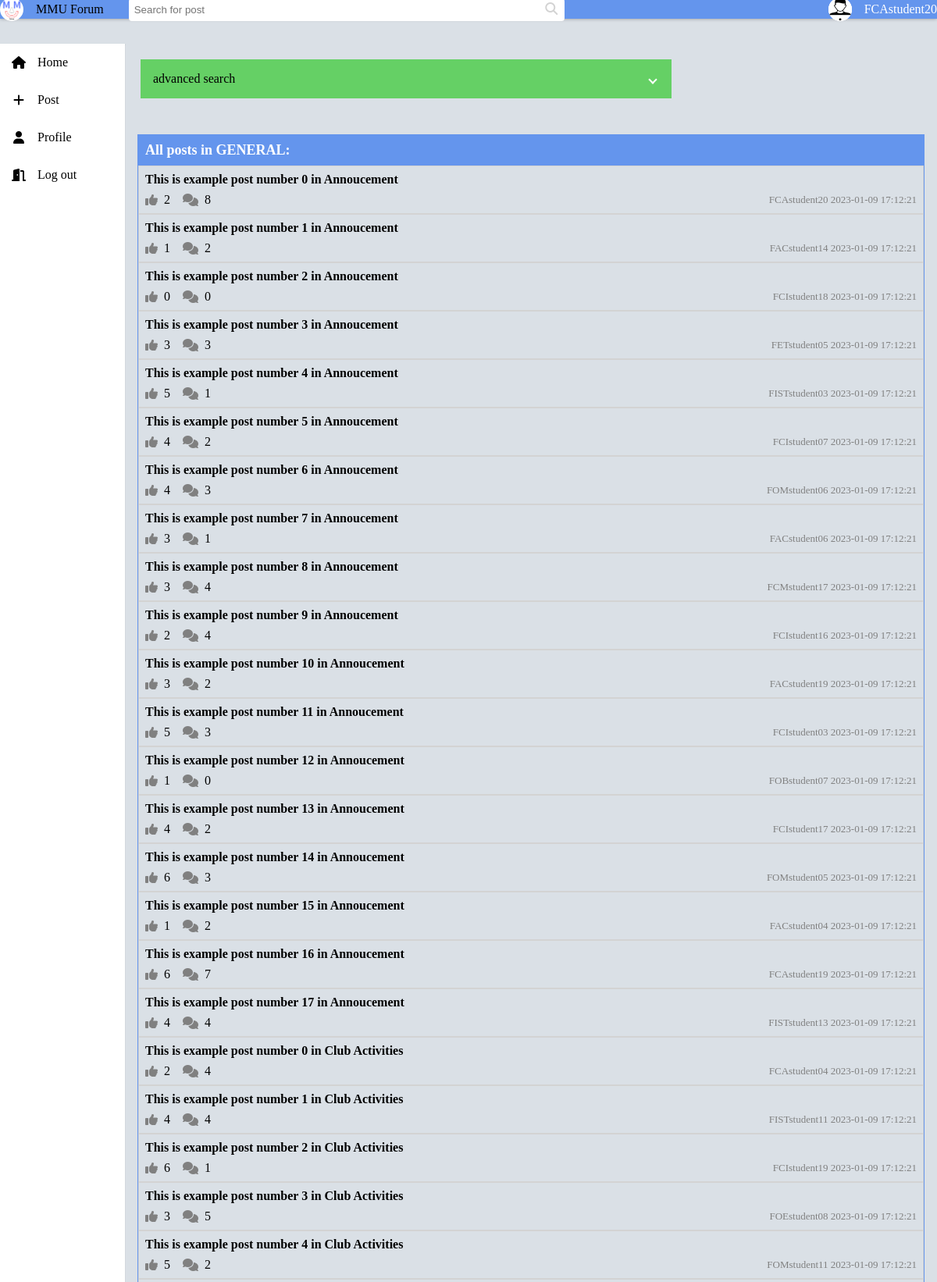
/post-list.php?id=1&type=category (signed in, upper part), run on the app's committed database.
### tables this page shows
CREATE TABLE `user` (
  `user_id` int(6) UNSIGNED NOT NULL,
  `username` varchar(255) NOT NULL,
  `email` varchar(255) NOT NULL,
  `user_pass` varchar(255) NOT NULL,
  `profile_pic_name` varchar(255) DEFAULT 'default.png',
  `number_of_posts` int(6) UNSIGNED DEFAULT 0,
  `number_of_comments` int(6) UNSIGNED DEFAULT 0
);

CREATE TABLE `category` (
  `category_id` int(6) UNSIGNED NOT NULL,
  `category_name` varchar(255) NOT NULL
);

CREATE TABLE `post` (
  `post_id` int(6) UNSIGNED NOT NULL,
  `author_id` int(6) UNSIGNED NOT NULL,
  `subcategory_id` int(6) UNSIGNED NOT NULL,
  `post_name` varchar(255) NOT NULL,
  `post_description` text NOT NULL,
  `image_name` varchar(255) DEFAULT NULL,
  `created_at` timestamp NOT NULL DEFAULT current_timestamp(),
  `modified_at` timestamp NOT NULL DEFAULT current_timestamp() ON UPDATE current_timestamp(),
  `number_of_comments` int(6) NOT NULL DEFAULT 0,
  `number_of_likes` int(6) NOT NULL DEFAULT 0
);

### includes/session.php (called while the page is built, shortened)
<?php
	include 'includes/conn.php';
	if(isset($_SESSION['user'])) {
		try{
			$stmt = $conn->prepare("SELECT * FROM user WHERE user_id= ?");
			$stmt->bind_param("i", $_SESSION['user']);
			$stmt->execute();
			$user = $stmt->get_result()->fetch_assoc();
		}
		catch(PDOException $e){
			echo "There is some problem in connection: " . $e->getMessage();
		}
	}
?>

### post-list.php (the view, shortened to what this page needs)
<!DOCTYPE html>
<html>
    <?php
        include 'includes/session.php';
        $errors = array();
        $posts = array();
        if(isset($_GET['type'])) {
            $type = $_GET['type'];
        } else {
            $type = null;
        }
        if(isset($_GET['id']) && ($type == 'category' || $type == 'subcategory')) {
            $id = $_GET['id'];
            if($_GET['type'] == 'category') {
                $query_to_get_name = "SELECT category_name FROM category WHERE category_id = ". $id . "";;
                $query_to_get_post_list = "SELECT `post_id`, `author_id`, `post_name`, `created_at`,
                            `number_of_comments`, `number_of_likes` FROM post
                            WHERE subcategory_id IN (SELECT `subcategory_id` FROM subcategory WHERE category_id = ". $id.");";
            }
            $name_data = mysqli_query($conn, $query_to_get_name);
            if(mysqli_num_rows($name_data) == 0 || !$name_data) {
                array_push($errors, "No such category or subcategory");
            } else {
                $data_row = mysqli_fetch_assoc($name_data);
                if($_GET['type'] == 'category') {
                    $parentTitle = $data_row['category_name'] ;
                } else if ($_GET['type'] == 'subcategory') {
                    $parentTitle = $data_row['subcategory_name'];
                }
                $title = "All posts in ". $parentTitle . ":";
            }
        }
        if(isset($query_to_get_post_list)) {
            $post_list_result = mysqli_query($conn, $query_to_get_post_list);
            if(!$post_list_result) {
                array_push($errors, "The post list for this query is empty or query is wrong");
            } else {
                while($row = mysqli_fetch_assoc($post_list_result)) {
                    $query_to_get_author_name = "SELECT username FROM user WHERE user_id = " . $row['author_id'] . ";";
                    $author_name_data = mysqli_query($conn, $query_to_get_author_name);
                    $user_row = mysqli_fetch_assoc($author_name_data);
                    $author_name = $user_row['username'];
                    $posts[] = array(
                        $row['post_id'], $row['post_name'], $row['number_of_likes'], $row['number_of_comments'],
                        $author_name, $row['created_at'], false);
                }
            }
        } else {
            $title = "No result!";
            array_push($errors, "Error, there is no such type to be passed into post-list!");
        }
    ?>
    <head>
        <link rel="stylesheet" href="css/reset.css" />
        <link rel="stylesheet" href="css/global.css" />
    </head>
    <body>
        <?php include "components/header.php" ?>
        <?php include "components/sidebar.php" ?>
        <?php include "components/advanced-search.php" ?>
        <div class="page-container">
            <div class="post-list">
                <div class="list-title primary-background">
                    <?php echo $title ?>
                </div>
                <?php
                    if (count($posts) === 0)
                        include 'components/placeholder.php';
                    else
                        foreach($posts as $item){
                            $post_item_href = "post-details.php?id=".$item[0];
                            $post_item_title = $item[1];
                            $post_item_noOfLikes = $item[2];
                            $post_item_noOfComments = $item[3];
                            $post_item_author = $item[4];
                            $post_item_createdAt = $item[5];
                            include "components/post-item.php";
                        }
                ?>
            </div>
        </div>
    </body>
</html>

### components/header.php (shortened to what this page needs)
<!DOCTYPE html>
<html>
<?php
    if (isset($user)) {
        $user_data = array($user['user_id'], $user['username'], "images/".$user['profile_pic_name']);
    } else {
        $user_data = array("-1", "Guest");
    }
?>
<head>
    <link rel="stylesheet" href="css/header.css" />
</head>
<body>
    <div class="header-div"></div>
    <header class="primary-background">
        <a id="header-title" href="home.php">
            <img id="header-image" src="images/MMU.png" height="30px" />
            MMU Forum
        </a>
        <form id="header-search-bar-form" class="search-bar" action="post-list.php">
            <input id="header-search-bar" class="search-input" type="text" name="search" placeholder="Search for post"/>
            <a onclick="document.getElementById('header-search-bar-form').submit();"><span class="fas fa-search search-icon"></span></a>
        </form>
        <?php
            if (isset($user) && $user_data[2]) {
                echo '<a class="header-user" href="profile.php"><img src="'. $user_data[2] .'" class="header-user" /></a>';
            } else {
                echo '<a class="header-user" href="profile.php"><span class="fas fa-user header-user-icon"></span></a>';
            }
        ?>
        <div class="header-user-name"><?php echo $user_data[1]; ?></div>
    </header>
</body>
</html>

### components/post-item.php (shortened to what this page needs)
<!DOCTYPE html>
<html>
    <?php
        $post_item_id = $post_item_id ?? "";
        $post_item_type = $post_item_type ?? "post";
        $post_item_title = $post_item_title ?? "&nbsp";
        $post_item_href = $post_item_href ?? "";
        $post_item_noOfLikes = $post_item_noOfLikes ?? 0;
        $post_item_noOfComments = $post_item_noOfComments ?? 0;
        $post_item_author = $post_item_author ?? "";
        $post_item_createdAt = $post_item_createdAt ?? "";
    ?>
    <head>
        <link rel="stylesheet" href="css/global.css" />
    </head>
    <body>
        <div class="post-item" onclick="location.href = '<?php echo $post_item_href; ?>';">
            <p class="list-item-title"><?php echo $post_item_title; ?></p>
            <div class="list-item-subtitle">
                <?php
                    if ($post_item_type === "subcategory")
                        echo '<a class="post-action"><span class="post-action-icon fas fa-list"></span> '.$post_item_noOfPosts.'</a>';
                    else
                        echo '<a class="post-action"><span class="post-action-icon fas fa-thumbs-up"></span> '.$post_item_noOfLikes.'</a>';
                ?>
                <a class="post-action"><span class="post-action-icon fas fa-comments"></span> <?php echo $post_item_noOfComments; ?></a>
                <?php
                    if (isset($admin))
                        echo '
                            <script>
                                function onDelete() {
                                    event.stopPropagation();
                                    if (window.confirm("Are you sure?"))
                                        location.href = "delete-post.php?id='.$post_item_id.'";
                                }
                            </script>
                            <a href="edit-form.php?id='.$post_item_id.'" onclick="event.stopPropagation()"><span class="post-action-icon fas fa-pen"></span></a>
                            <a onclick="onDelete()"><span class="post-action-icon fas fa-trash"></span></a>';
                    else if ($post_item_type === "post")
                        echo '<div style="color: gray; font-size: small;">'.$post_item_author.' '.$post_item_createdAt.'</div>';
                ?>
            </div>
        </div>
    </body>
</html>

### css/global.css (style rules this page uses)
body { background-color: rgb(250, 250, 250); }
.primary-background { background-color: var(--primary-color); }
.post-item { text-decoration: none; color: black; border: 1px solid lightgray; }
.post-action { text-align: center; margin-right: 1em; align-items: center; display: flex; }
.post-action-icon { color: gray; margin-right: 0.5em; text-align: center; cursor: pointer; }
.list-item-title { margin: 0.5em; font-size: medium; font-weight: bold; }
.list-item-subtitle { margin: 0.5em; display: flex; align-items: center; }
.post-list { border: 1px solid var(--primary-color); margin: 1em; }
.list-title { padding: 0.5em; color: white; font-size: large; font-weight: bold; background-color: var(--primary-color); display: flex; flex-direction: row; justify-content: space-between; align-items: center; }
@media screen and (min-width: 600px) { .page-container { margin-left: var(--sidebar-width); } }

### css/header.css (style rules this page uses)
.header-div { height: var(--header-height); }
header { background-color: cornflowerblue; height: 1.5em; display: flex; align-items: center; padding: 1em; box-shadow: 0px 0.1px 5px gray; position: fixed; left: 0; right: 0; top: 0; z-index: 10; }
#header-title { text-decoration: none; color: black; display: flex; align-items: center; }
#header-image { border-radius: 20px; }
.search-bar { display: flex; align-items: center; flex: auto; border-radius: 4px; max-width: 50em; background-color: white; padding: 2px; }
.search-input { border: 0; display: flex; flex: auto; padding: 5px; }
.search-icon { color: lightgray; margin-left: 7px; margin-right: 7px; }
.header-user, .header-menu { border-radius: 15px; width: 30px; height: 30px; align-items: center; justify-content: center; display: flex; cursor: pointer; }
.header-user { background-color: white; }
.header-user-name, .header-menu { color: white; }

### css/theme.css (style rules this page uses)
:root { --primary-color: cornflowerblue; --bookmark-color: rgb(101, 208, 101); --header-height: 56px; --sidebar-width: 10em; --sidebar-min-width: 600px; --right-width: 20em; --right-min-width: 850px; }

### data on the page
user: username "FCAstudent20"
category: category_name "All posts in GENERAL:"
post: post_item_title "This is example post number 0 in Annoucement", post_item_noOfLikes "2", post_item_noOfComments "8", post_item_author "FCAstudent20", post_item_createdAt "2023-01-09 17:12:21"
post: post_item_title "This is example post number 1 in Annoucement", post_item_noOfLikes "1", post_item_noOfComments "2", post_item_author "FACstudent14", post_item_createdAt "2023-01-09 17:12:21"
post: post_item_title "This is example post number 2 in Annoucement", post_item_noOfLikes "0", post_item_noOfComments "0", post_item_author "FCIstudent18", post_item_createdAt "2023-01-09 17:12:21"
post: post_item_title "This is example post number 3 in Annoucement", post_item_noOfLikes "3", post_item_noOfComments "3", post_item_author "FETstudent05", post_item_createdAt "2023-01-09 17:12:21"
post: post_item_title "This is example post number 4 in Annoucement", post_item_noOfLikes "5", post_item_noOfComments "1", post_item_author "FISTstudent03", post_item_createdAt "2023-01-09 17:12:21"
post: post_item_title "This is example post number 5 in Annoucement", post_item_noOfLikes "4", post_item_noOfComments "2", post_item_author "FCIstudent07", post_item_createdAt "2023-01-09 17:12:21"
post: post_item_title "This is example post number 6 in Annoucement", post_item_noOfLikes "4", post_item_noOfComments "3", post_item_author "FOMstudent06", post_item_createdAt "2023-01-09 17:12:21"
post: post_item_title "This is example post number 7 in Annoucement", post_item_noOfLikes "3", post_item_noOfComments "1", post_item_author "FACstudent06", post_item_createdAt "2023-01-09 17:12:21"
post: post_item_title "This is example post number 8 in Annoucement", post_item_noOfLikes "3", post_item_noOfComments "4", post_item_author "FCMstudent17", post_item_createdAt "2023-01-09 17:12:21"
post: post_item_title "This is example post number 9 in Annoucement", post_item_noOfLikes "2", post_item_noOfComments "4", post_item_author "FCIstudent16", post_item_createdAt "2023-01-09 17:12:21"
post: post_item_title "This is example post number 10 in Annoucement", post_item_noOfLikes "3", post_item_noOfComments "2", post_item_author "FACstudent19", post_item_createdAt "2023-01-09 17:12:21"
post: post_item_title "This is example post number 11 in Annoucement", post_item_noOfLikes "5", post_item_noOfComments "3", post_item_author "FCIstudent03", post_item_createdAt "2023-01-09 17:12:21"
post: post_item_title "This is example post number 12 in Annoucement", post_item_noOfLikes "1", post_item_noOfComments "0", post_item_author "FOBstudent07", post_item_createdAt "2023-01-09 17:12:21"
post: post_item_title "This is example post number 13 in Annoucement", post_item_noOfLikes "4", post_item_noOfComments "2", post_item_author "FCIstudent17", post_item_createdAt "2023-01-09 17:12:21"
post: post_item_title "This is example post number 14 in Annoucement", post_item_noOfLikes "6", post_item_noOfComments "3", post_item_author "FOMstudent05", post_item_createdAt "2023-01-09 17:12:21"
post: post_item_title "This is example post number 15 in Annoucement", post_item_noOfLikes "1", post_item_noOfComments "2", post_item_author "FACstudent04", post_item_createdAt "2023-01-09 17:12:21"
post: post_item_title "This is example post number 16 in Annoucement", post_item_noOfLikes "6", post_item_noOfComments "7", post_item_author "FCAstudent19", post_item_createdAt "2023-01-09 17:12:21"
post: post_item_title "This is example post number 17 in Annoucement", post_item_noOfLikes "4", post_item_noOfComments "4", post_item_author "FISTstudent13", post_item_createdAt "2023-01-09 17:12:21"
post: post_item_title "This is example post number 0 in Club Activities", post_item_noOfLikes "2", post_item_noOfComments "4", post_item_author "FCAstudent04", post_item_createdAt "2023-01-09 17:12:21"
post: post_item_title "This is example post number 1 in Club Activities", post_item_noOfLikes "4", post_item_noOfComments "4", post_item_author "FISTstudent11", post_item_createdAt "2023-01-09 17:12:21"
post: post_item_title "This is example post number 2 in Club Activities", post_item_noOfLikes "6", post_item_noOfComments "1", post_item_author "FCIstudent19", post_item_createdAt "2023-01-09 17:12:21"
post: post_item_title "This is example post number 3 in Club Activities", post_item_noOfLikes "3", post_item_noOfComments "5", post_item_author "FOEstudent08", post_item_createdAt "2023-01-09 17:12:21"
post: post_item_title "This is example post number 4 in Club Activities", post_item_noOfLikes "5", post_item_noOfComments "2", post_item_author "FOMstudent11", post_item_createdAt "2023-01-09 17:12:21"

### other printed values
$option[1] "Home"
$option[1] "Post"
$option[1] "Profile"
$option[1] "Log out"
